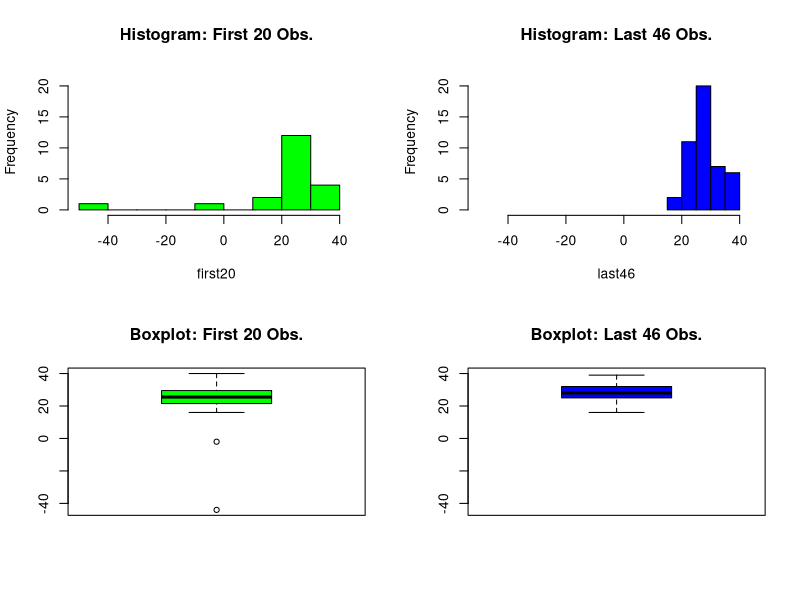
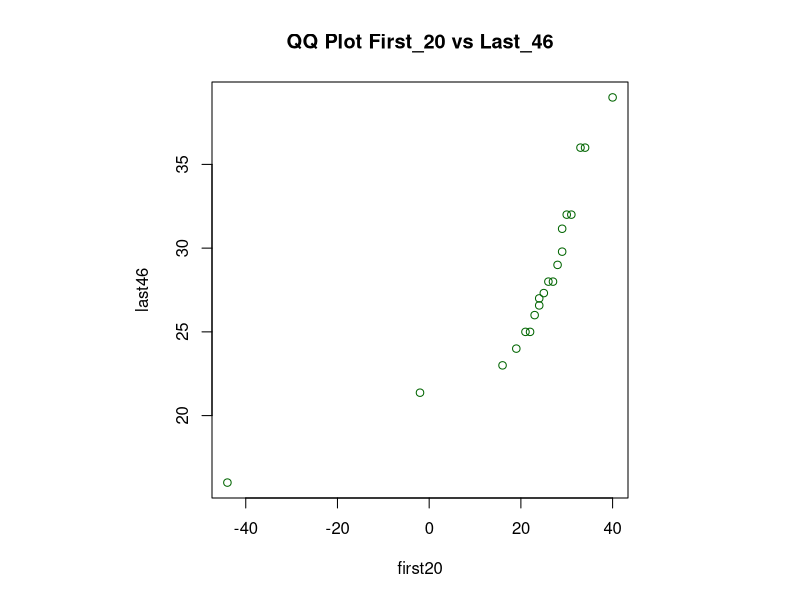
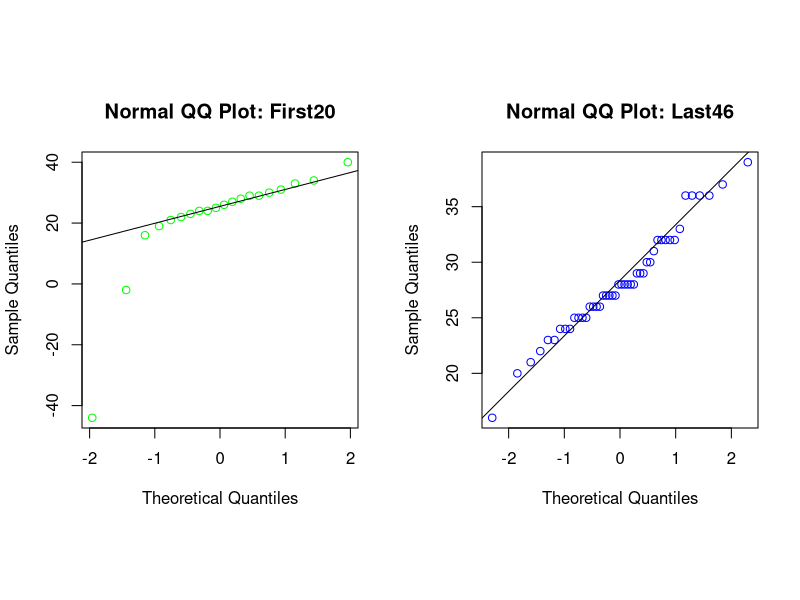

Here is the R script that generated these plots, in order:
#5.3
setwd("C:\\Users\\josec\\OneDrive\\Documentos\\VU\\Statisitcal Data Analysis\\Assignment 5")

sample53 = scan('newcomb.txt')
first20 = sample53[1:20]
last46 = sample53[21:66]

#a
#investigate if there is a difference between first 20 and last 46 observations
#graphical summaries (use same scales for axes)
par(mfrow=c(2,2))
hist(first20, xlim=c(-50,45), ylim=c(0,22), col='green', main='Histogram: First 20 Obs.')
hist(last46, xlim=c(-50,45), ylim=c(0,22), col='blue', main='Histogram: Last 46 Obs.')

ylim <- c(min(first20, last46), max(first20, last46))
boxplot(first20, col='green', ylim=ylim, main='Boxplot: First 20 Obs.')
boxplot(last46, col='blue', ylim=ylim, main='Boxplot: Last 46 Obs.')

par(mfrow=c(1,1), pty='s')
qqplot(first20, last46, col='darkgreen', main='QQ Plot First_20 vs Last_46') #not a straight line/ not from same scale-location fam

par(mfrow=c(1,2), pty='s')
qqnorm(first20, col='green', main='Normal QQ Plot: First20')
qqline(first20)
qqnorm(last46, col ='blue', main='Normal QQ Plot: Last46')
qqline(last46)


#determine an estimate of the difference
mean(first20) #21.75
mean(last46) #28.15
median(first20) #25.5
median(last46) #28

diffMean = mean(last46) - mean(first20) #6.4
diffMedian = median(last46) - median(first20) #2.5

#tests: wilcox.test, ks.test (all tests for 2 samples)
wilcox.test(first20, last46, conf.level = .9) #p-val=0.12
ks.test(first20, last46) #p-val=0.18 



#b
#90%-CI for the sample
#the true values is equal to 24.83 (in sec^-6)
#compare by subtracting 24.8 and then multiplying by 1000
#is the value in the interval?
#conclusion?
mean(sample53) #26.21
median(sample53) #27

t.test(sample53, conf.level=0.9) #(24.01, 28.42)

wilcox.test(sample53, conf.int = TRUE, conf.level = 0.9) #(26.5, 28.50)

true_value = (24.8332-24.8)*1000 #33.20


rbind(0:length(sample53), round(pbinom(0:length(sample53), size=length(sample53), p=0.5),3))
rbind(0:length(sample53), round(1-pbinom(0:length(sample53)-1, size=length(sample53), p=0.5),3))
CI_l = sort(sample53)[25] 
CI_u = sort(sample53)[42] #
CI = c(CI_l, CI_u) 


